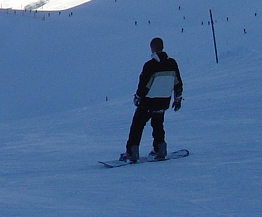
#> input picture Software_Demo/ref.png, 262 x 217 px
$ jupyter execute Software_demo.ipynb
#> lines starting #> are read from the running program, lines starting #| are printed output that depends on the picture
# Histogram of Oriented Gradients (HOG)

[cell 1]
# Library Declarations

import time
import random
import numpy as np
import pandas as pd
from matplotlib import pyplot as plt
from skimage import io, color
from math import floor

'''#PYNQ board overlay libraries
from pynq import Overlay
from pynq import allocate
from pynq import MMIO
import numpy as np
import time
import random'''

## Configuration

[cell 2]
RUN_SW = True
RUN_HW = False

CELL_W = 16
CELL_H = 16
NUM_BINS = 9

MAX_IMG_H = 1000
MAX_IMG_W = 1000

IMAGE_PATH = "./ref.png"
NUM_IMAGES = 10

INT_TYPE = np.uint32
FLOAT_TYPE = np.float64

ADDR_OFFSET_CTRL  = 0x40000000
ADDR_OFFSET_DATA  = 0x40010000
ADDRESS_RANGE     = 0x10000

ADDR_INPUT_1      = 0x10   # lower 32-bits of input image buffer pointer
ADDR_INPUT_2      = 0x14   # upper 32-bits
ADDR_GX_OUT_1     = 0x1c   # lower 32-bits of Gx output buffer pointer
ADDR_GX_OUT_2     = 0x20   # upper 32-bits
ADDR_GY_OUT_1     = 0x28   # lower 32-bits of Gy output buffer pointer
ADDR_GY_OUT_2     = 0x2c   # upper 32-bits

#Address for Rows and Columns
ADDR_ROWS = 0x34
ADDR_COLS = 0x3c
#ol = Overlay("./gradient_convolution.bit")

#hog_data_ip = MMIO(ADDR_OFFSET_DATA, ADDRESS_RANGE)
#hog_ctrl_ip = MMIO(ADDR_OFFSET_CTRL, ADDRESS_RANGE)

####### DO NOT CHANGE
CTRL_ADDR       = 0x00  # Control register address
START_VALUE     = 1<<0  # bit 0
STOP_VALUE      = 0x0   # bit 0
DONE_VALUE      = 1<<1  # bit 1
AUTO_RESTART    = 1<<7  # bit 7

## Building Block Definitions

[cell 3]
# Preprocessing
def preprocess(raw_image):
    '''
    Converts to grayscale if needed and normalizes to [0, 1].
    Works whether input is already [0,1] float or [0,255] uint8.
    '''
    if raw_image.ndim == 3:
        image = color.rgb2gray(raw_image).astype(FLOAT_TYPE)
    else:
        image = raw_image.astype(FLOAT_TYPE)

    if image.max() > 1.0:
        image = image / 255.0

    return image

# Convolution
def convolution_python(image, kernel):
    ir, jr = image.shape
    result = np.copy(image)
    for i in range(1, ir - 1):
        for j in range(1, jr - 1):
            result[i, j] = np.sum(image[i-1:i+2, j-1:j+2] * kernel)
    return result

def compute_gradients(image):
    kernel_dx = np.array([[0,0,0],[-1,0,1],[0,0,0]])
    kernel_dy = np.array([[0,-1,0],[0,0,0],[0,1,0]])
    ix = convolution_python(image, kernel_dx)
    iy = convolution_python(image, kernel_dy)
    g = np.sqrt(ix**2 + iy**2)
    return ix, iy, g

# [59 lines left out: function compute_gradients_hw, not called in this run]

# Orientation Computation
def compute_orientation(ix, iy):
    # Return signed gradient orientation in degrees [0,360)
    theta = np.degrees(np.arctan2(iy, ix))
    theta[theta < 0] += 360
    return theta

# Cell Histogram Calculation
def compute_cell_histograms(theta, w, h, num_bins):
    hs, ws = theta.shape
    ir, jr = floor(hs/h) + 1, floor(ws/w) + 1
    histograms = [[None] * jr for _ in range(ir)]
    for i in range(ir):
        for j in range(jr):
            patch = theta[i*h : i*h + h, j*w : j*w + w]
            histograms[i][j] = np.histogram(patch, bins=num_bins, range=(0,360))[0]
    return histograms

def hog(raw_image, w=CELL_W, h=CELL_H, num_bins=NUM_BINS):
    timings = {}

    # Preprocessing
    t0 = time.perf_counter()
    image = preprocess(raw_image)
    image = image[:120, :160]
    timings['preprocess'] = (time.perf_counter() - t0) * 1e3

    # Convolution
    t0 = time.perf_counter()
    if RUN_HW:
        ix, iy, g = compute_gradients_hw(image)
    else:
        ix, iy, g = compute_gradients(image)
    timings['convolution'] = (time.perf_counter() - t0) * 1e3

    # Orientation
    t0 = time.perf_counter()
    theta = compute_orientation(ix, iy)
    timings['orientation'] = (time.perf_counter() - t0) * 1e3

    # Cell histograms
    t0 = time.perf_counter()
    histograms = compute_cell_histograms(theta, w, h, num_bins)
    timings['cell_histograms'] = (time.perf_counter() - t0) * 1e3

    return histograms, timings

# Flatten HOG feature vector
# [6 lines left out: function flatten_hog, not called in this run]

# Similarity
def euclidean_metric(x, y):
    return np.linalg.norm(x - y)

def cosine_similarity(x, y):
    norm = np.linalg.norm(x) * np.linalg.norm(y)
    return 0.0 if norm == 0 else float(np.dot(x,y)/norm)

print("Building blocks defined.")

## Load and Inspect Image

[cell 4]
raw_image = io.imread(IMAGE_PATH)
#> raw_image is the input picture: shape (217, 262, 4); mean R, G, B, A 72, 106.4, 150.9, 255

# Convert color images to grayscale
if raw_image.ndim == 3:
    # RGBA image, drop alpha channel
    if raw_image.shape[2] == 4:
        raw_image = raw_image[:, :, :3]
#> raw_image: shape (217, 262, 3)

    # RGB image to grayscale
    raw_image = color.rgb2gray(raw_image)
#> raw_image: shape (217, 262) float64

height, width = raw_image.shape
#> height = 217; width = 262

print(f"Image shape: {raw_image.shape}")
#| Image shape: (217, 262)
print(f"Image dtype: {raw_image.dtype}")
#| Image dtype: float64

plt.figure(figsize=(5, 4))
plt.imshow(raw_image, cmap='gray')
plt.title("Input Image")
plt.axis('off')
plt.tight_layout()
plt.show()

## Hardware Profiling

[cell 5]
if RUN_HW:
    print("--- Starting Hardware Profiling ---")

#Run through the image NUM_IMAGES times to get an average
    all_timings = []
    for i in range(NUM_IMAGES):
        _, t = hog(raw_image, CELL_W, CELL_H, NUM_BINS)
        all_timings.append(t)

    stages = list(all_timings[0].keys())
    avg_t = {s: np.mean([r[s] for r in all_timings]) for s in stages}
    total = sum(avg_t.values())

    print(f"\nAverage over {NUM_IMAGES} runs (ms):")
    for s, v in avg_t.items():
        pct = 100 * v / total
        print(f"  {s:<20}: {v:8.3f} ms  ({pct:.1f}%)")
    print(f"  {'TOTAL':<20}: {total:8.3f} ms")

    # Bar chart
    colors = ['blue', 'red', 'green', 'yellow']

    fig, ax = plt.subplots(figsize=(8, 4))
    bars = ax.bar(stages, [avg_t[s] for s in stages], color=colors)

    for bar, s in zip(bars, stages):
        height = bar.get_height()
        ax.text(
            bar.get_x() + bar.get_width() / 2,
            height,
            f'{avg_t[s]:.2f} ms',
            ha='center',
            va='bottom',
            fontsize=9
        )

    ax.set_ylabel('Time (ms)')
    ax.set_title('Latency Contribution of Pipeline Stages')
    plt.tight_layout()
    plt.show()

[cell 6]
if RUN_SW:
    print("--- Starting Software Profiling ---")

#Run through the image NUM_IMAGES times to get an average
    all_timings = []
    for i in range(NUM_IMAGES):
        _, t = hog(raw_image, CELL_W, CELL_H, NUM_BINS)
        all_timings.append(t)
#> this loop made 10 passes
#> pass 1, in compute_gradients, `iy = convolution_python(image, kernel_dy)`:
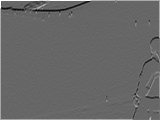
#> iy: shape (120, 160) float64; min -0.677, max 0.999, mean 0.00726; drawn with min black and max white
#> pass 1, in compute_gradients, `g = np.sqrt(ix**2 + iy**2)`:
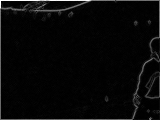
#> g: shape (120, 160) float64; min 0, max 1.41, mean 0.0477; drawn with min black and max white
#> after the loop, all_timings = 10 items

    stages = list(all_timings[0].keys())
#> stages = ['preprocess', 'convolution', 'orientation', 'cell_histograms']
    avg_t = {s: np.mean([r[s] for r in all_timings]) for s in stages}
#> avg_t = {'preprocess': 0.605, 'convolution': 194.2, 'orientation': 0.606, 'cell_histograms': 7.38}
    total = sum(avg_t.values())
#> total = 202.8

    print(f"\nAverage over {NUM_IMAGES} runs (ms):")
    for s, v in avg_t.items():
        pct = 100 * v / total
        print(f"  {s:<20}: {v:8.3f} ms  ({pct:.1f}%)")
#> this loop made 4 passes
#> (s, v, pct) on passes 1 to 4: ('preprocess', 0.605, 0.298), ('convolution', 194.2, 95.76), ('orientation', 0.606, 0.299), ('cell_histograms', 7.38, 3.64)
#|   preprocess          :    0.605 ms  (0.3%)
#|   convolution         :  194.165 ms  (95.8%)
#|   orientation         :    0.606 ms  (0.3%)
#|   cell_histograms     :    7.380 ms  (3.6%)
    print(f"  {'TOTAL':<20}: {total:8.3f} ms")
#|   TOTAL               :  202.756 ms

# Bar chart
colors = ['blue', 'red', 'green', 'yellow']

fig, ax = plt.subplots(figsize=(8, 4))
bars = ax.bar(stages, [avg_t[s] for s in stages], color=colors)

for bar, s in zip(bars, stages):
    height = bar.get_height()
    ax.text(
        bar.get_x() + bar.get_width() / 2,
        height,
        f'{avg_t[s]:.2f} ms',
        ha='center',
        va='bottom',
        fontsize=9
    )
#> this loop made 4 passes
#> (s, height) on passes 1 to 4: ('preprocess', 0.605), ('convolution', 194.2), ('orientation', 0.606), ('cell_histograms', 7.38)

ax.set_ylabel('Time (ms)')
ax.set_title('Latency Contribution of Pipeline Stages')
plt.tight_layout()
plt.show()
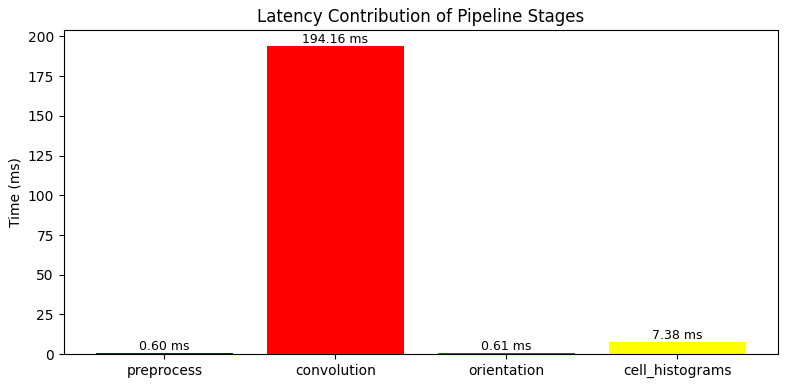
#> figure drawn by matplotlib, 1 panel; tallest bar 194.2 high, from x = 0.6 to 1.4

## Visualize Intermediate Outputs

[cell 7]
if RUN_SW:
    image = preprocess(raw_image)
    ix, iy, g = compute_gradients(image)
#> after the loop in convolution_python (call 22), `for i in range(1, ir - 1):`:
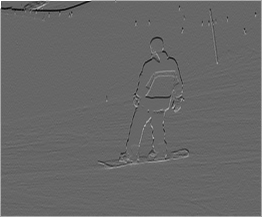
#> result: shape (217, 262) float64; min -0.677, max 0.999, mean 0.00603; drawn with min black and max white
#> in compute_gradients (call 11), `g = np.sqrt(ix**2 + iy**2)`:
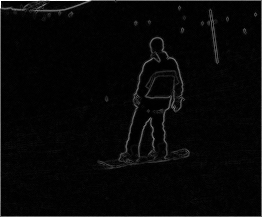
#> g: shape (217, 262) float64; min 0, max 1.41, mean 0.042; drawn with min black and max white

    theta = compute_orientation(ix, iy)
#> in compute_orientation (call 11), `theta[theta < 0] += 360`:
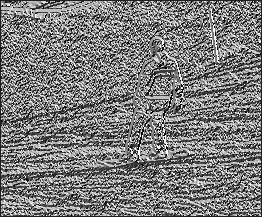
#> theta: shape (217, 262) float64; min 0, max 360, mean 176.4; drawn with min black and max white
    gc = np.where(theta <= 180, 1, 0)
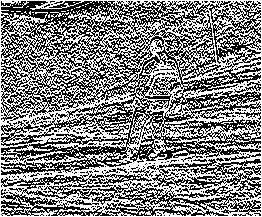
#> gc: shape (217, 262) int64; values 0 (black) and 1 (white), 50.9% white; black in thin lines or dots

    fig, axes = plt.subplots(1, 5, figsize=(20, 4))

    titles = [
        'Input Image',
        'Gradient According to X',
        'Gradient According to Y',
        'Magnitude G',
        'Orientation Class'
    ]

    imgs = [image, ix, iy, g, gc]

    for ax, title, img in zip(axes, titles, imgs):
        ax.imshow(img, cmap='gray')
        ax.set_title(title)
        ax.axis('off')
#> this loop made 5 passes

    plt.tight_layout()
    plt.show()


    histograms, timings = hog(raw_image, CELL_W, CELL_H, NUM_BINS)
#> in compute_orientation (call 12), `theta = np.degrees(np.arctan2(iy, ix))`:
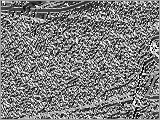
#> theta: shape (120, 160) float64; min -179.9, max 180, mean -3.3; drawn with min black and max white
#> in compute_orientation (call 12), `theta[theta < 0] += 360`:
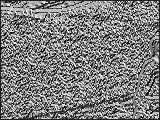
#> theta: shape (120, 160) float64; min 0, max 360, mean 177.9; drawn with min black and max white
#> histograms = 8 items; timings = {'preprocess': 1.47, 'convolution': 200.4, 'orientation': 5.34, 'cell_histograms': 7.55}

    print("Timing breakdown:")
    for stage, t_ms in timings.items():
        print(f"{stage}: {t_ms:.3f} ms")
#> this loop made 4 passes
#> (stage, t_ms) on passes 1 to 4: ('preprocess', 1.47), ('convolution', 200.4), ('orientation', 5.34), ('cell_histograms', 7.55)
#| preprocess: 1.465 ms
#| convolution: 200.360 ms
#| orientation: 5.343 ms
#| cell_histograms: 7.546 ms

    il = len(histograms)
#> il = 8
    jl = len(histograms[0])
#> jl = 11

    fig, axes = plt.subplots(il, jl, figsize=(jl * 2, il * 2))

    axes = np.array(axes).reshape(il, jl)

    for i in range(il):
        for j in range(jl):
            ax = axes[i, j]
            ax.bar(range(NUM_BINS), histograms[i][j], color='steelblue')
            ax.set_xticks([])
            ax.set_yticks([])

    plt.tight_layout()
    plt.show()
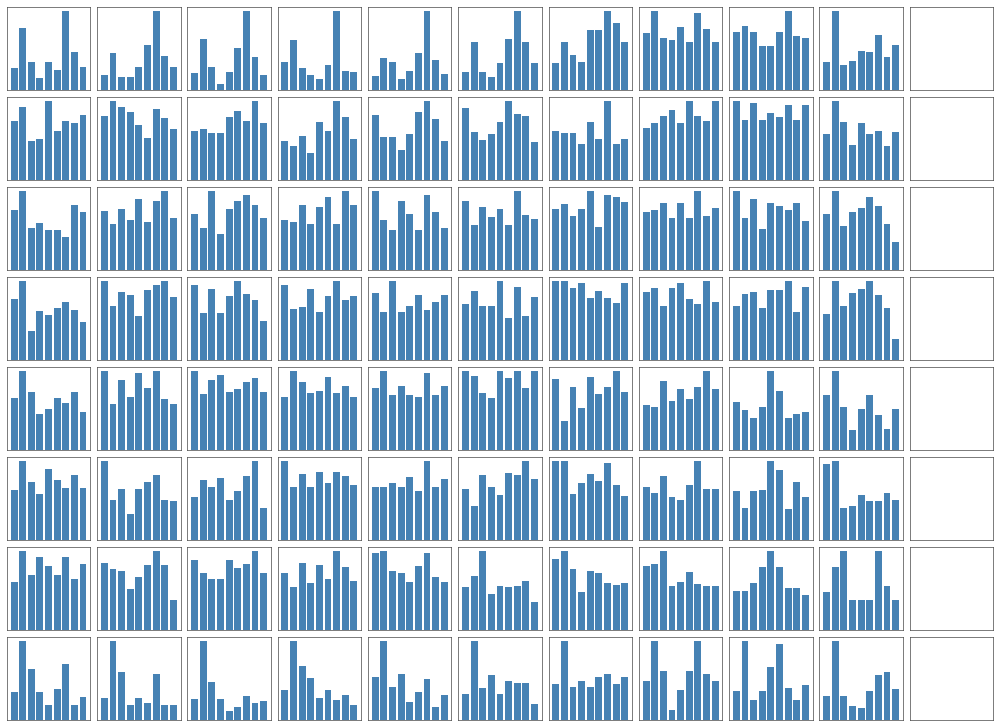
#> figure drawn by matplotlib, 88 panels
